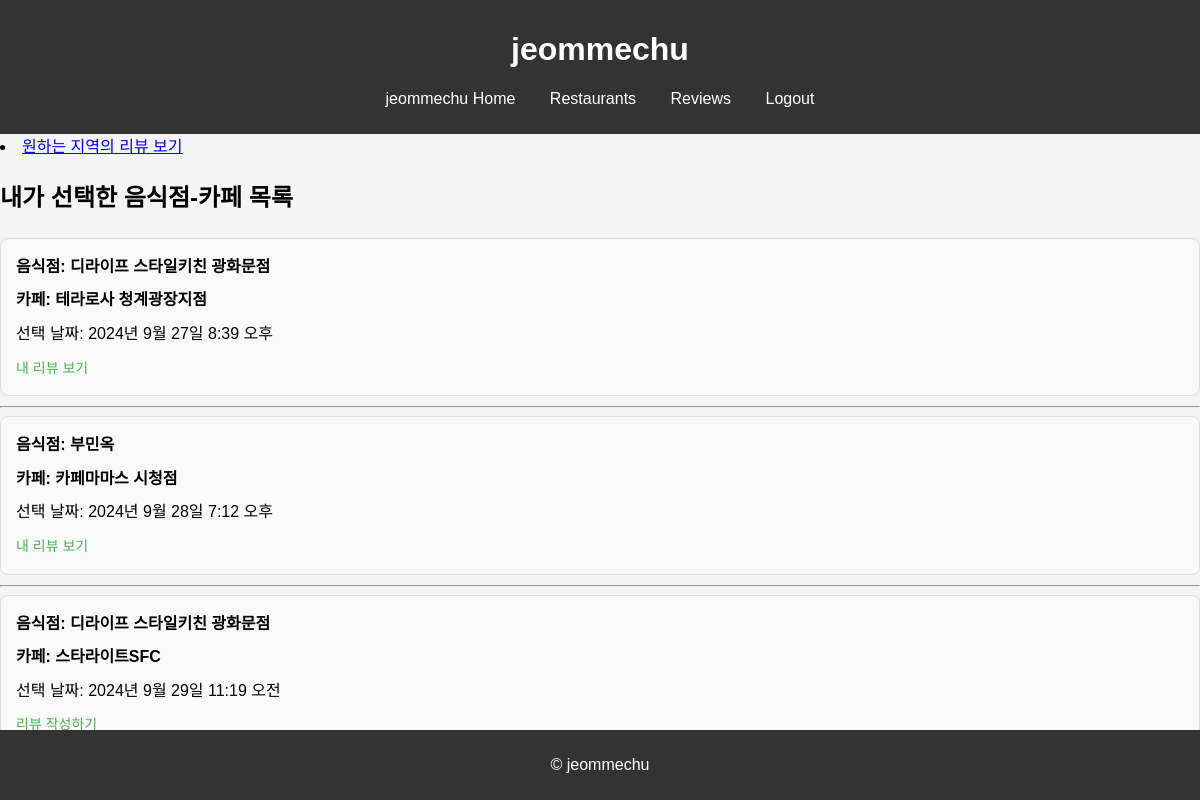
/reviews/main/ (signed in), run on an earlier commit of the app's database.
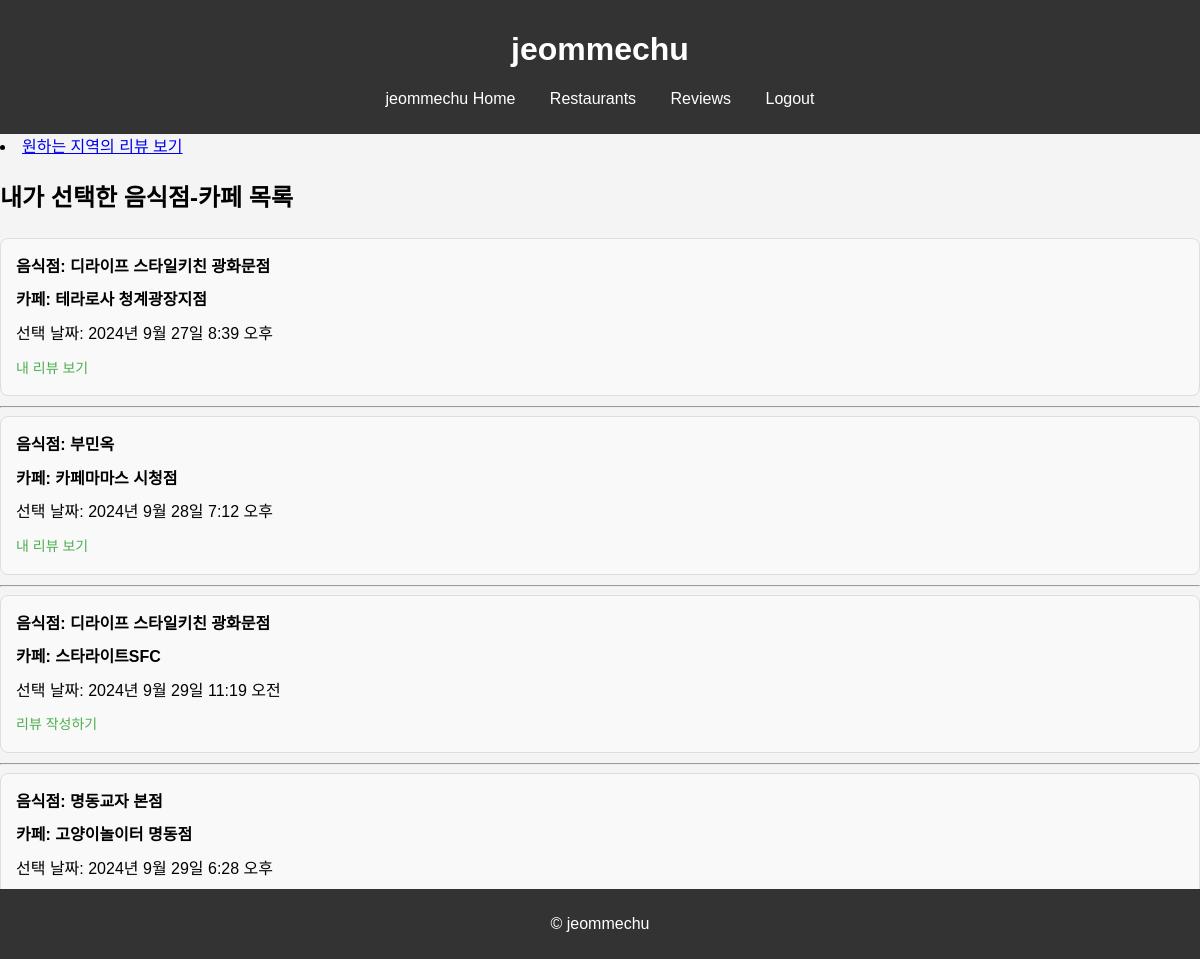
And on a later commit of the database.
### maps/models.py (models this page shows, shortened)
class UserSelection(models.Model):
    user = models.ForeignKey(User, on_delete=models.CASCADE)  # 카카오 로그인한 유저와 연결
    restaurant = models.ForeignKey(Restaurant, on_delete=models.CASCADE)  # 음식점과 연결
    cafe = models.ForeignKey(Cafe, on_delete=models.CASCADE)  # 카페와 연결
    created_at = models.DateTimeField(auto_now_add=True)  # 선택 시간

class Restaurant(models.Model):
    place_name = models.CharField(max_length=255)  # 음식점 이름
    place_url = models.URLField()  # 카카오 지도 URL
    road_address_name = models.CharField(max_length=255)  # 도로명 주소

class Cafe(models.Model):
    place_name = models.CharField(max_length=255)  # 카페 이름
    place_url = models.URLField()  # 카카오 지도 URL
    road_address_name = models.CharField(max_length=255)  # 도로명 주소

### reviews/views.py (the view)
# urls.py: path('main/', ReviewMainPageView.as_view(), name='review_main_page'),
class ReviewMainPageView(APIView):
    def get(self, request):
        if not request.user.is_authenticated:
            return redirect('/accounts/login/?next=/reviews/main/')
        user_selections = UserSelection.objects.filter(user=request.user)
        selections_with_review_info = []
        for selection in user_selections:
            review_exists = (
                RestaurantReview.objects.filter(user=request.user, restaurant=selection.restaurant).exists() and
                CafeReview.objects.filter(user=request.user, cafe=selection.cafe).exists() and
                RestaurantCafeRating.objects.filter(user=request.user, restaurant=selection.restaurant, cafe=selection.cafe).exists()
            )
            selections_with_review_info.append({
                'selection': selection,
                'review_exists': review_exists,  # 리뷰 존재 여부
            })
        return render(request, 'reviews/main.html', {'selections': selections_with_review_info})

### reviews/templates/reviews/main.html (shortened to what this page needs)
{% extends 'base.html' %}
{% block content %}
<div class="review-list">
    <li><a href="{% url 'reviews_nearby' %}">원하는 지역의 리뷰 보기</a></li>
    <h2>내가 선택한 음식점-카페 목록</h2>
    <ul>
        {% for item in selections %}
        <li>
            <strong>음식점: {{ item.selection.restaurant.place_name }}</strong>
            <strong>카페: {{ item.selection.cafe.place_name }}</strong>
            선택 날짜: {{ item.selection.created_at }}
            <br>
            {% if item.review_exists %}
                <a href="{% url 'review_detail' item.selection.restaurant.id item.selection.cafe.id %}">내 리뷰 보기</a>
            {% else %}
                <a href="{% url 'create_all_reviews' item.selection.restaurant.id item.selection.cafe.id %}">리뷰 작성하기</a>
            {% endif %}
        </li>
        <hr>
        {% empty %}
        <li>선택한 음식점과 카페가 없습니다.</li>
        {% endfor %}
    </ul>
</div>
{% endblock %}

What changed in the data, as far as the page shows it:
added UserSelection: selection.restaurant.place_name "명동교자 본점", selection.cafe.place_name "고양이놀이터 명동점", selection.created_at "2024년 9월 29일 6:28 오후"
